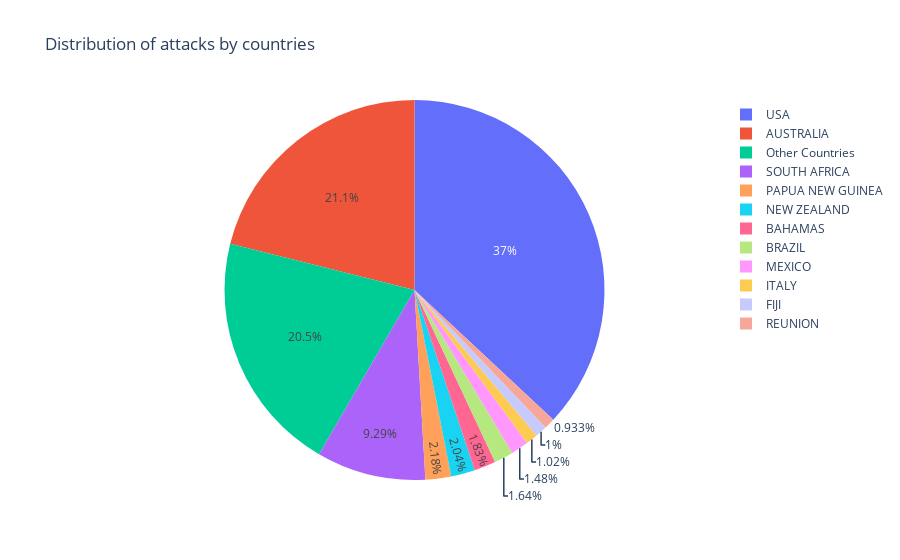

Notebook cell for this chart:
### Code cell
fig = px.pie(counts, values="Counts", names = "Country", title='Distribution of attacks by countries')

fig.show()

### Figure 1 — Plotly figure (JSON) as saved in the notebook; plotly's stock layout.template omitted (floating-point values rounded to 4 significant figures)
{"data": [{"domain": {"x": [0, 1], "y": [0, 1]}, "hovertemplate": "Country=%{label}<br>Counts=%{value}<extra></extra>", "labels": ["USA", "AUSTRALIA", "SOUTH AFRICA", "PAPUA NEW GUINEA", "NEW ZEALAND", "BAHAMAS", "BRAZIL", "MEXICO", "ITALY", "FIJI", "REUNION", "Other Countries"], "legendgroup": "", "name": "", "showlegend": true, "type": "pie", "values": [2100, 1198, 528, 124, 116, 104, 93, 84, 58, 57, 53, 1167]}], "layout": {"legend": {"tracegroupgap": 0}, "title": {"text": "Distribution of attacks by countries"}}}
